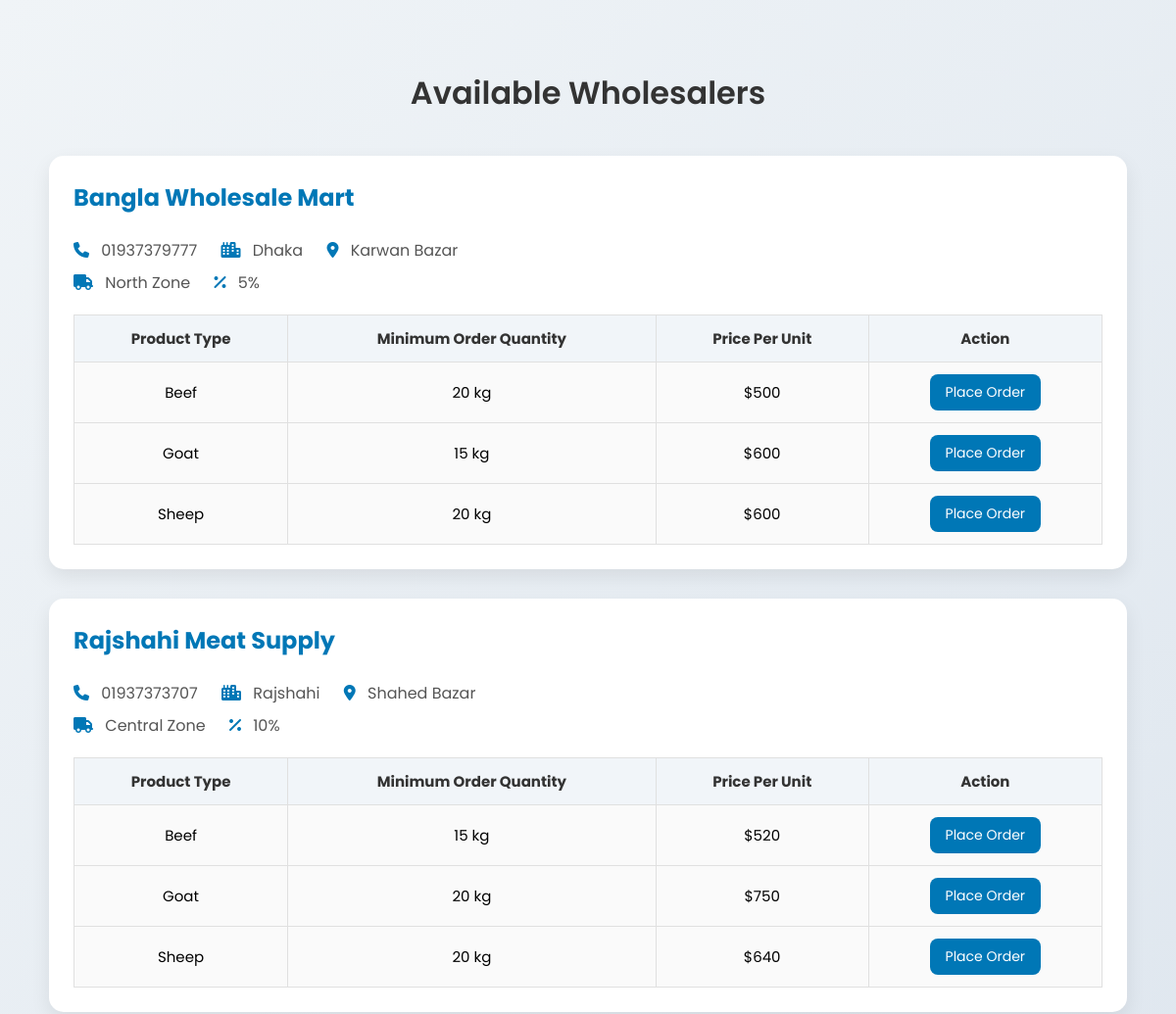
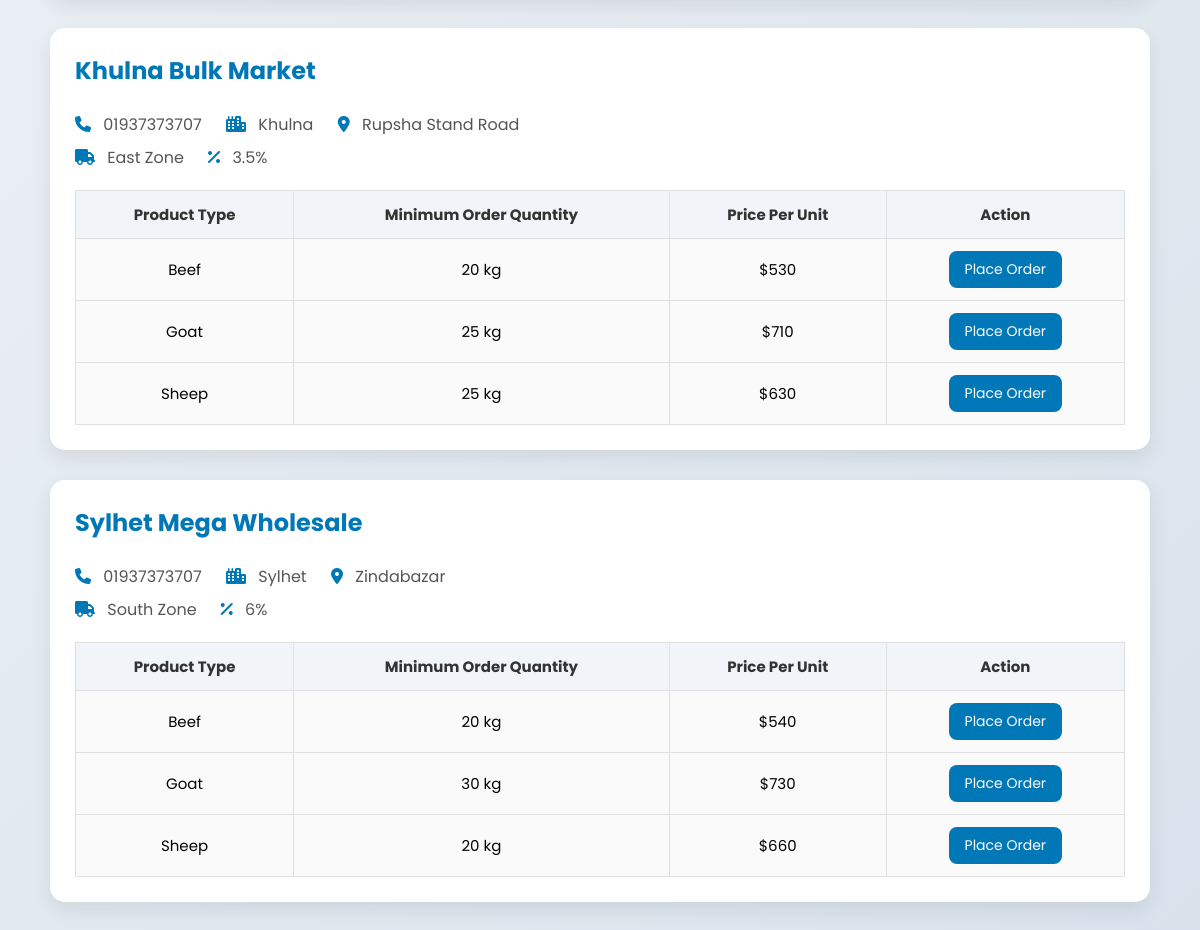
The page /retailerProductRequest.php on the database its author committed (2 pictures, top to bottom).
### tables this page shows
CREATE TABLE `wholesaler` (
  `WholesalerID` int(11) NOT NULL,
  `BulkDiscountRate` float DEFAULT NULL,
  `DistributionArea` varchar(100) DEFAULT NULL,
  `name` varchar(50) NOT NULL,
  `area` varchar(50) NOT NULL,
  `city` varchar(50) NOT NULL,
  `contact` varchar(11) NOT NULL
);

CREATE TABLE `wholesaler_product` (
  `wholesalerID` int(11) NOT NULL,
  `ProductType` varchar(50) NOT NULL,
  `AvailableQuantity` int(7) NOT NULL,
  `MinimumOrderQty` varchar(4) NOT NULL,
  `PricePerUnit` decimal(4,0) NOT NULL,
  `EntryDate` datetime DEFAULT NULL,
  `ExpiryDate` date DEFAULT NULL,
  `InTransitQty` int(7) DEFAULT 0
);

### retailerProductRequest.php (the view, shortened to what this page needs)
<?php
include './db.php';
$retailerID = $_GET['retailer_id'] ?? 0;
$sql = "
    SELECT WholesalerID, name, area, city, BulkDiscountRate, DistributionArea, contact
    FROM wholesaler
";
$result = $conn->query($sql);
$wholesalers = $result->fetch_all(MYSQLI_ASSOC);
$productSQL = "
    SELECT wholesalerID, ProductType, MinimumOrderQty, PricePerUnit
    FROM wholesaler_product
";
$productResult = $conn->query($productSQL);
$products = $productResult->fetch_all(MYSQLI_ASSOC);
$productsByWholesaler = [];
foreach ($products as $p) {
  $productsByWholesaler[$p['wholesalerID']][] = $p;
}
?>
<!DOCTYPE html>
<html lang="en">
<head>
</head>
<body>
  <div class="dashboard-content">
    <h1>Available Wholesalers</h1>
    <?php foreach ($wholesalers as $wholesaler): ?>
      <div class="wholesaler-card">
        <h3><?= htmlspecialchars($wholesaler['name']) ?></h3>
        <div class="info-line">
          <span title="Contact Number">
            <i class="fas fa-phone"></i> <?= htmlspecialchars($wholesaler['contact']) ?>
          </span>
          <span title="City">
            <i class="fas fa-city"></i> <?= htmlspecialchars($wholesaler['city']) ?>
          </span>
          <span title="Area">
            <i class="fas fa-map-marker-alt"></i> <?= htmlspecialchars($wholesaler['area']) ?>
          </span>
        </div>
        <div class="info-line">
          <span title="Distribution Area">
            <i class="fas fa-truck"></i> <?= htmlspecialchars($wholesaler['DistributionArea']) ?>
          </span>
          <span title="Bulk Discount Rate">
            <i class="fas fa-percent"></i> <?= htmlspecialchars($wholesaler['BulkDiscountRate']) ?>%
          </span>
        </div>
        <?php if (isset($productsByWholesaler[$wholesaler['WholesalerID']])): ?>
          <table class="product-table">
            <thead>
              <tr>
                <th>Product Type</th>
                <th>Minimum Order Quantity</th>
                <th>Price Per Unit</th>
                <th>Action</th>
              </tr>
            </thead>
            <tbody>
              <?php foreach ($productsByWholesaler[$wholesaler['WholesalerID']] as $product): ?>
                <tr>
                  <td><?= htmlspecialchars($product['ProductType']) ?></td>
                  <td><?= htmlspecialchars($product['MinimumOrderQty']) ?> kg</td>
                  <td>$<?= htmlspecialchars($product['PricePerUnit']) ?></td>
                  <td>
                    <a class="place-order-btn"
                      href="retailerPlaceRequest.php?retailer_id=<?= $retailerID ?>&wholesaler_id=<?= $wholesaler['WholesalerID'] ?>&product_type=<?= urlencode($product['ProductType']) ?>&min_qty=<?= $product['MinimumOrderQty'] ?>&price=<?= $product['PricePerUnit'] ?>">
                      Place Order
                    </a>
                  </td>
                </tr>
              <?php endforeach; ?>
            </tbody>
          </table>
        <?php else: ?>
          <p>No products listed.</p>
        <?php endif; ?>
      </div>
    <?php endforeach; ?>
  </div>
</body>
</html>

### retailerProductRequest.php (style rules this page uses)
body { font-family: 'Poppins', sans-serif; background: linear-gradient(135deg, #f0f4f7, #d9e2ec); margin: 0; padding: 30px; }
.dashboard-content { max-width: 1200px; margin: auto; padding: 20px; }
h1 { text-align: center; color: #333; margin-bottom: 40px; font-weight: 600; }
.wholesaler-card { background: #ffffff; border-radius: 15px; box-shadow: 0 8px 20px rgba(0, 0, 0, 0.08); padding: 25px; margin-bottom: 30px; transition: transform 0.3s, box-shadow 0.3s; }
.wholesaler-card h3 { margin-top: 0; color: #0077b6; font-size: 24px; }
.info-line { margin: 8px 0; color: #555; font-size: 16px; }
.info-line i { color: #0077b6; margin-right: 8px; }
.info-line span { margin-right: 20px; }
.product-table { width: 100%; border-collapse: collapse; margin-top: 20px; animation: fadeIn 1s ease; }
.product-table th, .product-table td { border: 1px solid #e0e0e0; padding: 12px; text-align: center; font-size: 15px; }
.product-table th { background-color: #f1f5f9; color: #333; }
.product-table td { background: #fafafa; }
.place-order-btn { background-color: #0077b6; color: #fff; padding: 8px 16px; border: none; border-radius: 8px; font-size: 14px; cursor: pointer; text-decoration: none; transition: background-color 0.3s, transform 0.2s; display: inline-block; }

### rows shown on the page
wholesaler: name "Bangla Wholesale Mart", contact "01937379777", city "Dhaka", area "Karwan Bazar", DistributionArea "North Zone", BulkDiscountRate "5"
wholesaler_product: ProductType "Beef", MinimumOrderQty "20", PricePerUnit "500"
wholesaler_product: ProductType "Goat", MinimumOrderQty "15", PricePerUnit "600"
wholesaler_product: ProductType "Sheep", MinimumOrderQty "20", PricePerUnit "600"
wholesaler: name "Rajshahi Meat Supply", contact "01937373707", city "Rajshahi", area "Shahed Bazar", DistributionArea "Central Zone", BulkDiscountRate "10"
wholesaler_product: ProductType "Beef", MinimumOrderQty "15", PricePerUnit "520"
wholesaler_product: ProductType "Goat", MinimumOrderQty "20", PricePerUnit "750"
wholesaler_product: ProductType "Sheep", MinimumOrderQty "20", PricePerUnit "640"
wholesaler: name "Khulna Bulk Market", contact "01937373707", city "Khulna", area "Rupsha Stand Road", DistributionArea "East Zone", BulkDiscountRate "3.5"
wholesaler_product: ProductType "Beef", MinimumOrderQty "20", PricePerUnit "530"
wholesaler_product: ProductType "Goat", MinimumOrderQty "25", PricePerUnit "710"
wholesaler_product: ProductType "Sheep", MinimumOrderQty "25", PricePerUnit "630"
wholesaler: name "Sylhet Mega Wholesale", contact "01937373707", city "Sylhet", area "Zindabazar", DistributionArea "South Zone", BulkDiscountRate "6"
wholesaler_product: ProductType "Beef", MinimumOrderQty "20", PricePerUnit "540"
wholesaler_product: ProductType "Goat", MinimumOrderQty "30", PricePerUnit "730"
wholesaler_product: ProductType "Sheep", MinimumOrderQty "20", PricePerUnit "660"
